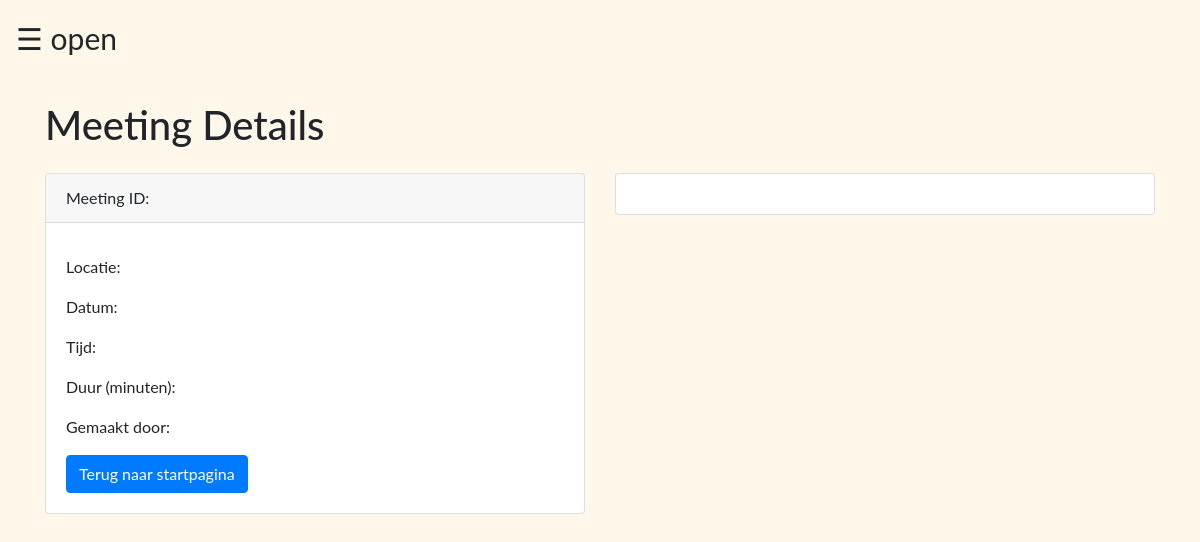
Page /meetings/9 on the earlier database version.
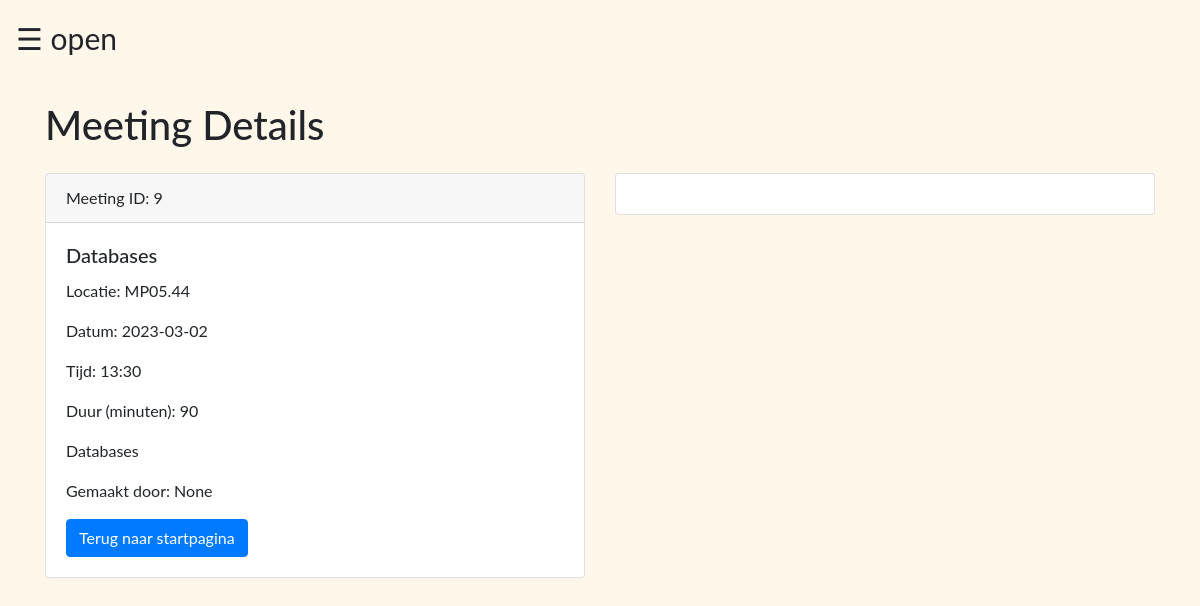
Same page on the later database version.
### tables this page shows
CREATE TABLE Meeting
                    (Meeting_id INTEGER PRIMARY KEY,
                    Meeting_title TEXT,
                    Meeting_date DATE,
                    Meeting_time TIME,
                    Meeting_duration INTEGER,
                    Meeting_location TEXT,
                    Meeting_description TEXT,
                    Created_by TEXT,
                    Created_at TIMESTAMP DEFAULT CURRENT_TIMESTAMP,
                    Updated_at TIMESTAMP DEFAULT CURRENT_TIMESTAMP);

### lib/teacher_routes.py (the view)
@teacher.route('/meetings/<int:meeting_id>')
def meeting(meeting_id):
    conn = sqlite3.connect('Test_aanmeldingstool/databases/attendence.db')
    c = conn.cursor()
    c.execute('SELECT * FROM Meeting WHERE Meeting_id = ?', (meeting_id,))
    meeting = c.fetchone()
    conn.close()
    return render_template('meetings.html', meeting=meeting)

### templates/meetings.html (shortened to what this page needs)
{% extends 'base3.html' %}
{% block content %}
<head>
</head>
  <h1 class="mb-4">Meeting Details</h1>
  <div class="row">
    <div class="col">
      <div class="card mb-4">
        <div class="card-header">
          Meeting ID: {{ meeting[0] }}
        </div>
        <div class="card-body">
          <h5 class="card-title">{{ meeting[1] }}</h5>
          <p class="card-text">Locatie: {{ meeting[5] }}</p>
          <p class="card-text">Datum: {{ meeting[2] }}</p>
          <p class="card-text">Tijd: {{ meeting[3] }}</p>
          <p class="card-text">Duur (minuten): {{ meeting[4] }}</p>
          <p class="card-text">{{ meeting[6] }}</p>
          <p class="card-text">Gemaakt door: {{ meeting[7] }}</p>
          <a href="/teacher_dashboard" class="btn btn-primary">Terug naar startpagina</a>
        </div>
      </div>
    </div>
    <div class="col">
      <div class="card mb-4">
        <div class="card-body d-flex justify-content-center" id="qrcode"></div>
      </div>
      </div>
    </div>
  </div>
{% endblock %}

### templates/base3.html (shortened to what this page needs)
<!DOCTYPE html>
<html>
<head>
    <link rel="stylesheet" href="https://cdn.jsdelivr.net/npm/bootstrap@4.6.2/dist/css/bootstrap.min.css">
    <link rel="stylesheet" href="static/login.css">
</head>
<body>
  <div id="main">
    <span style="font-size:30px;cursor:pointer" onclick="openNav()">&#9776; open</span>
  </div>
  <div class="container mt-4">
    {% block content %}{% endblock %}
</body>
</html>

### templates/base3.html (style rules this page uses)
body { font-family: "Lato", sans-serif; background-color: #fff7ea; transition: background-color .5s; }
#main { transition: margin-left .5s; padding: 16px; }

Differences in the rows shown:
added Meeting: Meeting_id "9", Meeting_title "Databases", Meeting_location "MP05.44", Meeting_date "2023-03-02", Meeting_time "13:30", Meeting_duration "90", Meeting_description "Databases"
Other differences:
{{ meeting[7] }}: (not shown) → "None"
